Frame 1 (no input): blank canvas, image omitted
Frame 60 (the mouse pressed at the canvas centre just before this capture): blank canvas, image omitted
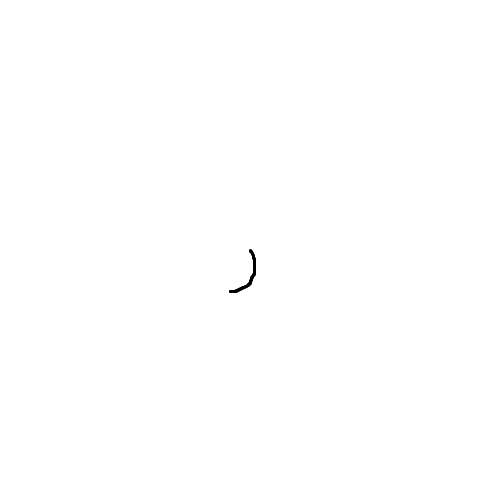
Frame 120 (the mouse held since frame 60 and released just before this capture)

The Processing sketch whose frames 1 and 60 were blank and that drew this single picture after the mouse press (run headless with seeded random() and noise(); from frame 60 on, the mouse is pressed at the canvas centre):

// Processing sketch: noc_perlinnoise001
// ── noc_perlinnoise001.pde
float x, y;
float tx, ty;
void setup(){
  size(500, 500);
  background(255);
  x = y = 250;
  tx = 0;
  ty = 10000;
}

void draw(){
  float stepx = map(noise(tx), 0, 1, -2, 2);
  float stepy = map(noise(ty), 0, 1, -2, 2);
  x += stepx;
  y += stepy;
  fill(0);
  ellipse(x, y, 2, 2);
  tx += 0.01;
  ty += 0.01; 
}

void wall(){
  if(x < 0){
    x = 0;
  }
  if(y < 0){
    y = 0;
  }
  if(x > width){
    x = width;
  }
  if(y > height){
    y = height;
  }
}
